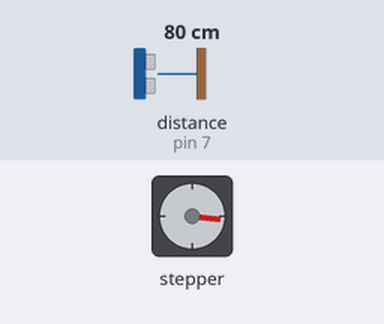
A sketch run on a simulated Arduino Uno, built with avr-gcc and run on an emulated ATmega328P. Shown: stepper motor. Wiring (inferred from the names in the program): ultrasonic range finder: trigger pin 6; echo pin 7. The inputs (shaded band) are chosen by the test bench; at power-on: distance to the obstacle (sensor on pin 7) 80 cm. The echo pulse lasts 58.3 µs per cm; stepper angles assume 2038 steps per turn; what the sketch prints to the serial monitor is not drawn.

Above: at 1.2 s.
1.3 s: distance to the obstacle (sensor on pin 7) set to 2 cm
At 2.0 s:
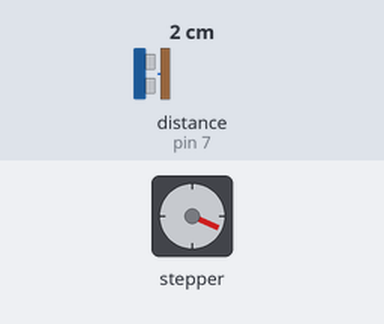
2.8 s: distance to the obstacle (sensor on pin 7) set to 60 cm
At 3.03 s:
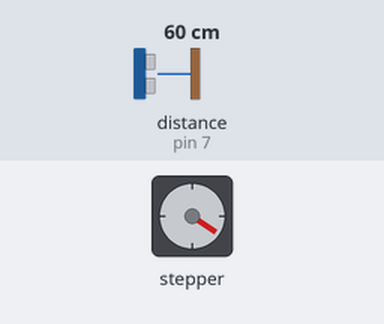
5.8 s: distance to the obstacle (sensor on pin 7) set to 4 cm
At 7.0 s:
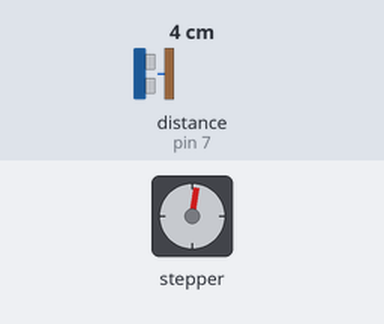
7.3 s: distance to the obstacle (sensor on pin 7) set to 7 cm
At 9.32 s:
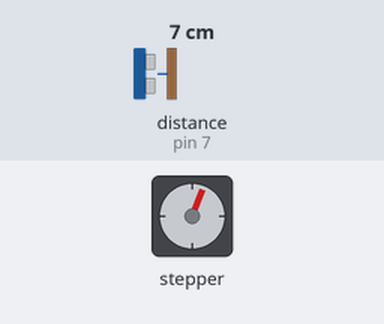
10.3 s: distance to the obstacle (sensor on pin 7) set to 9 cm
Timing chart, 0 to 17.3 s (numbered marks = the images above; inputs shaded):
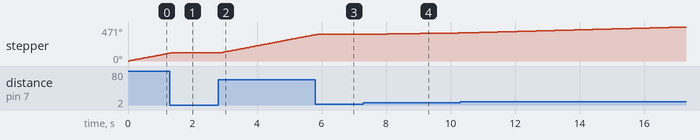

The sketch:

3.ino
```cpp
#include <Stepper.h>

// --- 1. 步进电机配置 ---
// 28BYJ-48 电机一圈的步数 (通常是 2048，但在Stepper库中为了简化通常按4步序控制)
// 为了让Stepper库工作顺畅，我们设为 2038 或使用简化的步序
const int STEPS_PER_REV = 2038;

// 初始化步进电机对象 (注意引脚顺序: 8, 10, 9, 11 这是一个常见的坑，ULN2003需要跳线序)
Stepper myStepper(STEPS_PER_REV, 8, 10, 9, 11);

// --- 2. 超声波传感器配置 ---
const int TRIG_PIN = 6;
const int ECHO_PIN = 7;

// --- 变量 ---
long duration;
int distance;
int motorSpeed_RPM = 0; // 电机转速 (转/分钟)

void setup() {
  Serial.begin(9600);

  // 传感器引脚
  pinMode(TRIG_PIN, OUTPUT);
  pinMode(ECHO_PIN, INPUT);

  Serial.println("系统启动：步进电机测距调速");
}

void loop() {
  // --- 第一步：测距 ---
  digitalWrite(TRIG_PIN, LOW);
  delayMicroseconds(2);
  digitalWrite(TRIG_PIN, HIGH);
  delayMicroseconds(10);
  digitalWrite(TRIG_PIN, LOW);

  duration = pulseIn(ECHO_PIN, HIGH);
  distance = duration * 0.034 / 2;

  // 限制最大距离，防止干扰
  if (distance > 50 || distance <= 0) distance = 50;

  // --- 第二步：计算转速 ---
  // 28BYJ-48 的物理极限转速大约是 15 RPM 左右，再快就会失步(只响不转)

  if (distance < 5) {
    // [停止区] 太近了
    motorSpeed_RPM = 0;
  }
  else if (distance >= 5 && distance <= 30) {
    // [调速区] 距离 5-30cm，速度从 1 RPM 到 15 RPM 变化
    motorSpeed_RPM = map(distance, 5, 30, 1, 15);
  }
  else {
    // [全速区]
    motorSpeed_RPM = 15; // 最大速度
  }

  // --- 第三步：执行电机动作 ---
  Serial.print("距离: ");
  Serial.print(distance);
  Serial.print(" cm -> 目标转速: ");
  Serial.println(motorSpeed_RPM);

  if (motorSpeed_RPM > 0) {
    // 设置速度
    myStepper.setSpeed(motorSpeed_RPM);
    // 让电机转动一小段距离 (比如说 50 步)
    // 为什么不转一整圈？因为步进电机转动是阻塞的，转完之前没法测距。
    // 转一点点 -> 测一次距 -> 调一次速，这样反应才灵敏。
    myStepper.step(50);
  } else {
    // 速度为0时，为了释放电机线圈防止发热，可以什么都不做
    // 或者把引脚拉低 (Stepper库本身不带释放功能，此处仅暂停步进)
    delay(100);
  }
}
```

Measured:
- the behaviour switches between 5 and 6 cm on distance to the obstacle (sensor on pin 7) (found by bisection; images 3 and 4)
- after the input at 1.3 s, stepper: goes on until 1.4 s, then stays 114°
- after the input at 2.8 s, stepper: keeps turning clockwise at about 86°/s, starting after 0.09 s
- after the input at 5.8 s, stepper: goes on until 5.9 s, then stays 370°
- after the input at 7.3 s, stepper: keeps turning clockwise at about 6°/s, starting after 0.10 s
- by itself, stepper: keeps turning clockwise at about 87°/s
